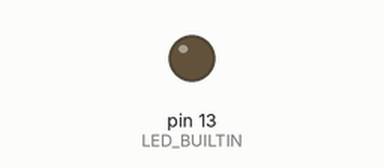
Bench run of a sketch on a simulated Arduino Uno, built with avr-gcc and run on an emulated ATmega328P. On the bench: output pins drawn as LEDs (lit = HIGH).

Above: at 1.1 s.
At 9.1 s:
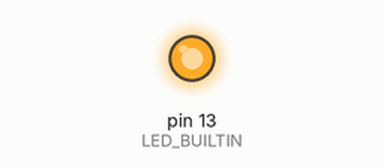
Timing chart, 0 to 10.6 s (numbered marks = the images above):
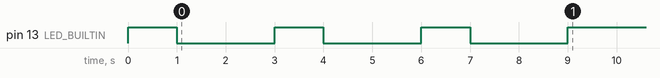

The sketch:

Ejercicio7.ino
```cpp
void funcion(){
   for (int i=0;i<3;i++){

    digitalWrite(LED_BUILTIN, HIGH);   // turn the LED on
    delay(1000);                       // wait for a second
    digitalWrite(LED_BUILTIN, LOW);    // turn the LED off by making the voltage LOW
    delay(2000);
  }
}


void setup() {
  // initialize digital pin LED_BUILTIN as an output.
  pinMode(LED_BUILTIN, OUTPUT);
  funcion();
}


// the loop function runs over and over again forever
void loop() {
  digitalWrite(LED_BUILTIN, HIGH);
}
```

Measured:
- by itself, pin 13 (LED_BUILTIN): alternates HIGH for 1.0 s and LOW for 2.0 s, 6 changes in all, then stays HIGH
